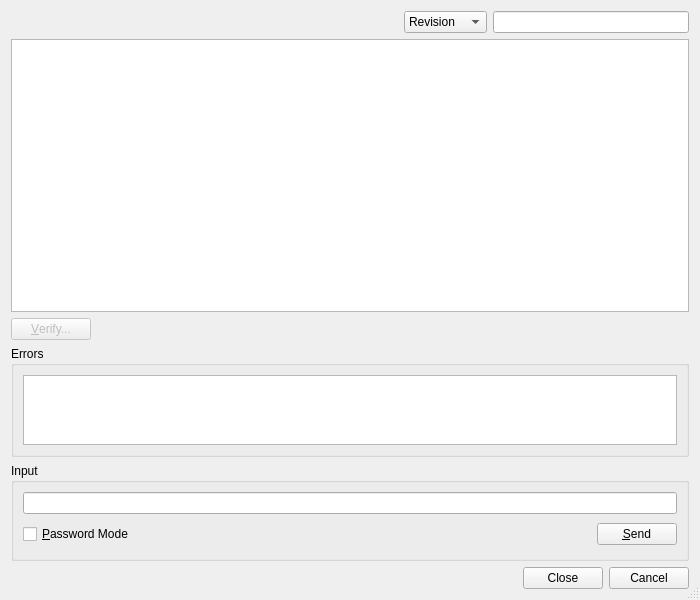
<?xml version="1.0" encoding="UTF-8"?>
<ui version="4.0">
 <class>HgGpgSignaturesDialog</class>
 <widget class="QDialog" name="HgGpgSignaturesDialog">
  <property name="geometry">
   <rect>
    <x>0</x>
    <y>0</y>
    <width>700</width>
    <height>600</height>
   </rect>
  </property>
  <property name="windowTitle">
   <string>Signed Changesets</string>
  </property>
  <property name="sizeGripEnabled">
   <bool>true</bool>
  </property>
  <layout class="QVBoxLayout" name="verticalLayout">
   <item>
    <layout class="QHBoxLayout" name="horizontalLayout_2">
     <item>
      <spacer name="horizontalSpacer_2">
       <property name="orientation">
        <enum>Qt::Horizontal</enum>
       </property>
       <property name="sizeHint" stdset="0">
        <size>
         <width>40</width>
         <height>20</height>
        </size>
       </property>
      </spacer>
     </item>
     <item>
      <spacer name="horizontalSpacer_3">
       <property name="orientation">
        <enum>Qt::Horizontal</enum>
       </property>
       <property name="sizeHint" stdset="0">
        <size>
         <width>40</width>
         <height>20</height>
        </size>
       </property>
      </spacer>
     </item>
     <item>
      <widget class="QComboBox" name="categoryCombo">
       <property name="toolTip">
        <string>Select the category to filter on</string>
       </property>
       <item>
        <property name="text">
         <string>Revision</string>
        </property>
       </item>
       <item>
        <property name="text">
         <string>Signature</string>
        </property>
       </item>
      </widget>
     </item>
     <item>
      <widget class="E5ClearableLineEdit" name="rxEdit">
       <property name="toolTip">
        <string>Enter the regular expression to filter on</string>
       </property>
      </widget>
     </item>
    </layout>
   </item>
   <item>
    <widget class="QTreeWidget" name="signaturesList">
     <property name="sizePolicy">
      <sizepolicy hsizetype="Expanding" vsizetype="Expanding">
       <horstretch>0</horstretch>
       <verstretch>3</verstretch>
      </sizepolicy>
     </property>
     <property name="alternatingRowColors">
      <bool>true</bool>
     </property>
     <property name="rootIsDecorated">
      <bool>false</bool>
     </property>
     <property name="headerHidden">
      <bool>true</bool>
     </property>
     <column>
      <property name="text">
       <string notr="true">1</string>
      </property>
     </column>
    </widget>
   </item>
   <item>
    <layout class="QHBoxLayout" name="horizontalLayout">
     <item>
      <widget class="QPushButton" name="verifyButton">
       <property name="enabled">
        <bool>false</bool>
       </property>
       <property name="toolTip">
        <string>Press to verify the signatures of the selected revision</string>
       </property>
       <property name="text">
        <string>&amp;Verify...</string>
       </property>
      </widget>
     </item>
     <item>
      <spacer name="horizontalSpacer">
       <property name="orientation">
        <enum>Qt::Horizontal</enum>
       </property>
       <property name="sizeHint" stdset="0">
        <size>
         <width>40</width>
         <height>20</height>
        </size>
       </property>
      </spacer>
     </item>
    </layout>
   </item>
   <item>
    <widget class="QGroupBox" name="errorGroup">
     <property name="sizePolicy">
      <sizepolicy hsizetype="Preferred" vsizetype="Expanding">
       <horstretch>0</horstretch>
       <verstretch>1</verstretch>
      </sizepolicy>
     </property>
     <property name="title">
      <string>Errors</string>
     </property>
     <layout class="QVBoxLayout">
      <item>
       <widget class="QTextEdit" name="errors">
        <property name="whatsThis">
         <string>&lt;b&gt;Mercurial errors&lt;/b&gt;&lt;p&gt;This shows possible error messages.&lt;/p&gt;</string>
        </property>
        <property name="readOnly">
         <bool>true</bool>
        </property>
        <property name="acceptRichText">
         <bool>false</bool>
        </property>
       </widget>
      </item>
     </layout>
    </widget>
   </item>
   <item>
    <widget class="QGroupBox" name="inputGroup">
     <property name="title">
      <string>Input</string>
     </property>
     <layout class="QGridLayout" name="_2">
      <item row="1" column="1">
       <spacer>
        <property name="orientation">
         <enum>Qt::Horizontal</enum>
        </property>
        <property name="sizeType">
         <enum>QSizePolicy::Expanding</enum>
        </property>
        <property name="sizeHint" stdset="0">
         <size>
          <width>327</width>
          <height>29</height>
         </size>
        </property>
       </spacer>
      </item>
      <item row="1" column="2">
       <widget class="QPushButton" name="sendButton">
        <property name="toolTip">
         <string>Press to send the input to the hg process</string>
        </property>
        <property name="text">
         <string>&amp;Send</string>
        </property>
        <property name="shortcut">
         <string>Alt+S</string>
        </property>
       </widget>
      </item>
      <item row="0" column="0" colspan="3">
       <widget class="QLineEdit" name="input">
        <property name="toolTip">
         <string>Enter data to be sent to the hg process</string>
        </property>
       </widget>
      </item>
      <item row="1" column="0">
       <widget class="QCheckBox" name="passwordCheckBox">
        <property name="toolTip">
         <string>Select to switch the input field to password mode</string>
        </property>
        <property name="text">
         <string>&amp;Password Mode</string>
        </property>
        <property name="shortcut">
         <string>Alt+P</string>
        </property>
       </widget>
      </item>
     </layout>
    </widget>
   </item>
   <item>
    <widget class="QDialogButtonBox" name="buttonBox">
     <property name="orientation">
      <enum>Qt::Horizontal</enum>
     </property>
     <property name="standardButtons">
      <set>QDialogButtonBox::Cancel|QDialogButtonBox::Close</set>
     </property>
    </widget>
   </item>
  </layout>
 </widget>
 <customwidgets>
  <customwidget>
   <class>E5ClearableLineEdit</class>
   <extends>QLineEdit</extends>
   <header>E5Gui/E5LineEdit.h</header>
  </customwidget>
 </customwidgets>
 <tabstops>
  <tabstop>categoryCombo</tabstop>
  <tabstop>rxEdit</tabstop>
  <tabstop>signaturesList</tabstop>
  <tabstop>verifyButton</tabstop>
  <tabstop>errors</tabstop>
  <tabstop>input</tabstop>
  <tabstop>passwordCheckBox</tabstop>
  <tabstop>sendButton</tabstop>
  <tabstop>buttonBox</tabstop>
 </tabstops>
 <resources/>
 <connections/>
</ui>
